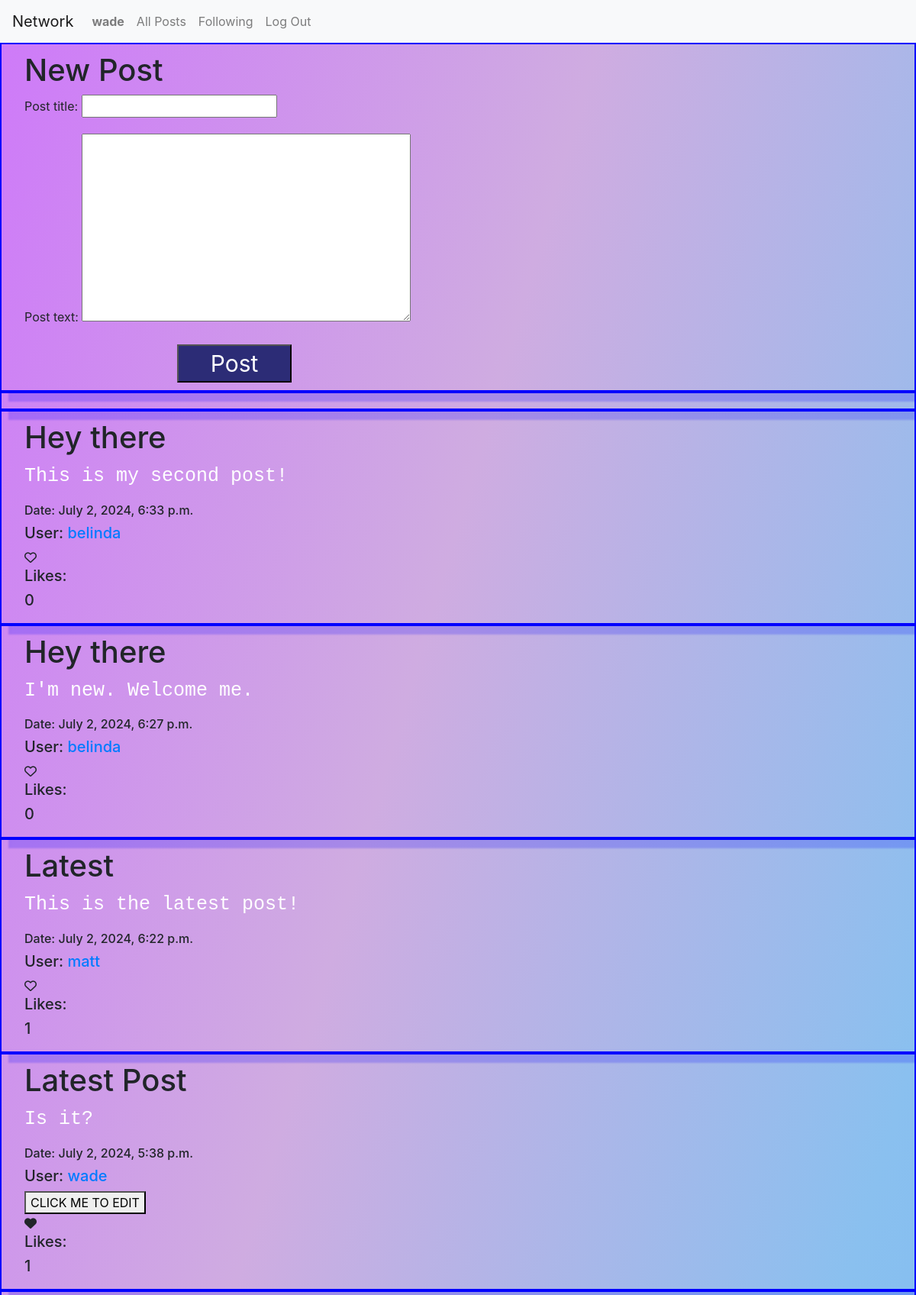
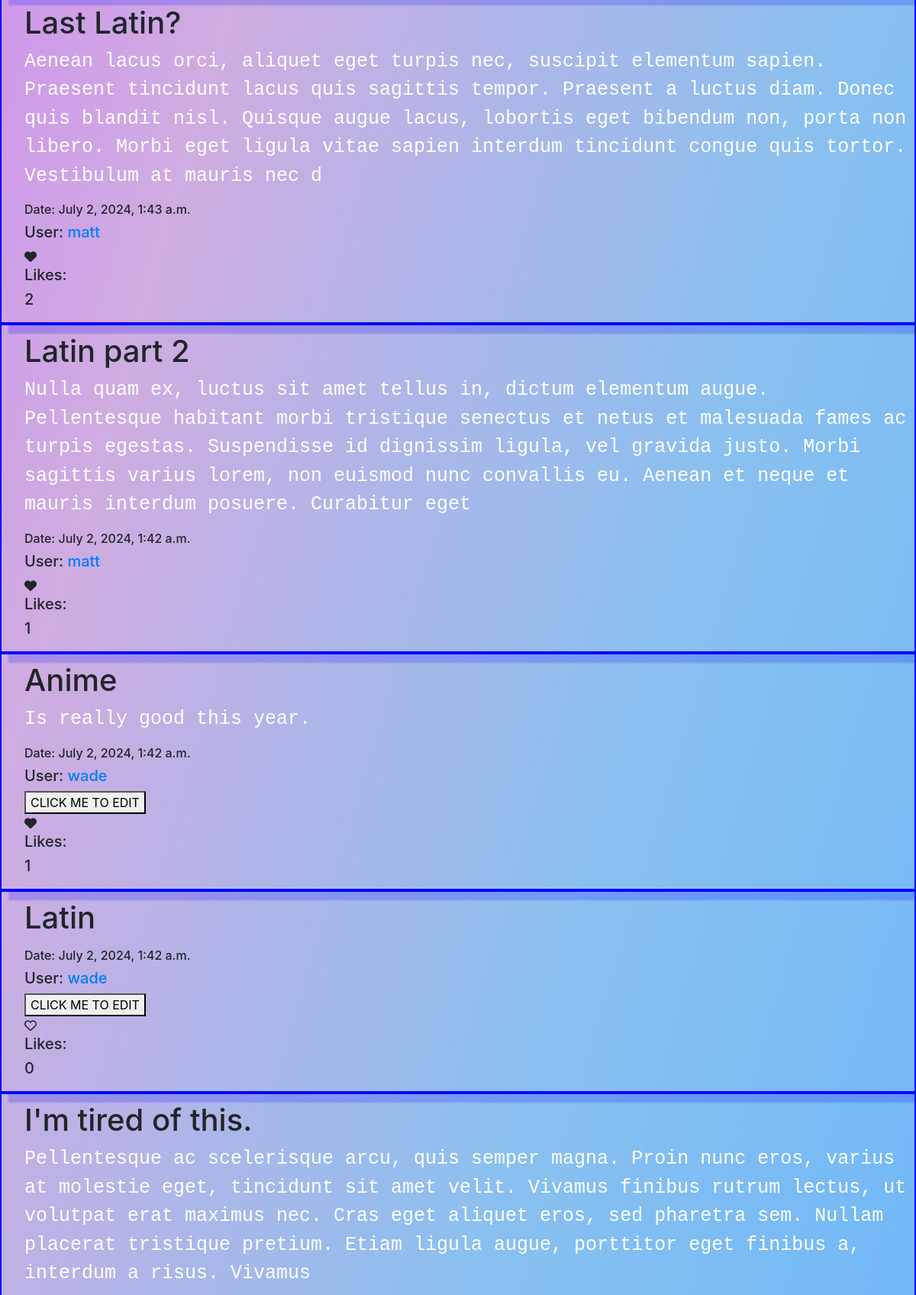
/ (signed in, upper part), run on the app's committed database (2 pictures, top to bottom).
### network/models.py (models this page shows)
class User(AbstractUser):
    pass

class Posts(models.Model):
    post_title=models.CharField(max_length=20) #title
    post_text=models.TextField(max_length=330) #text
    likes=models.ManyToManyField(User,related_name="post_likes", blank=True) #likes, will be many users
    post_date=models.DateTimeField(auto_now_add=True) #date/time
    user=models.ForeignKey(User, related_name="post_author", on_delete=models.CASCADE) #user id foreign key

### network/views.py (the view, shortened to what this page needs)
# urls.py: path("", views.index, name="index"),
@login_required(login_url='login')  #requires user to be logged in to post and view forum
def index(request):
    form1=PostForm()                  #request post form
    posts=Posts.objects.all()        # gets all posts and paginates them when returning a render of the index view
    posts=posts.order_by("-post_date") # order posts by date
    for post in posts:                     # loop through all ordered posts and add a temporary attribute of the number of likes per post
        post.likes_counts=post.likes.count()
        post.likers=[user.id for user in post.likes.all()]
    p=Paginator(posts,10)            # paginating
    page_number=request.GET.get('page')
    page_obj=p.get_page(page_number)
    return render(request, "network/index.html", {'form1':form1, 'page_obj':page_obj})

### network/forms.py
class PostForm(forms.ModelForm):
    class Meta:
        model = Posts
        fields = ['post_title', 'post_text']

### network/templates/network/index.html (shortened to what this page needs)
{% extends "network/layout.html" %}
{% block body %}
<form method="POST" class="wade_form">
    <h1> New Post </h1>
    {{ form1.as_p }}
    <button id="button" type="submit">Post</button>
</form>
<div class="text-area"></div>
{% for page in page_obj %}
<div class="post" data-post-id="{{page.id}}"><h1>{{page.post_title}}</h1>
    <p>{{page.post_text}}</p>
    <h6>Date: {{page.post_date}}</h6>
    <h5>User: <a href="{% url 'profile' page.user.id %}">{{ page.user.username }}</a></h5>
    {% if page.user.id == request.user.id %}
<button  class="edit" data-post_id="{{page.id}}">CLICK ME TO EDIT</button>
{% endif %}
<div class="heartcontainer" data-user="{{request.user.id}}" data-post="{{page.id}}">
    {% if request.user.id in page.likers %}
    <i class="fa-solid fa-heart"></i>
{% else %}
    <i class="fa-regular fa-heart"></i>
{% endif %}
</div>
<h5>Likes:</h5>
<h5 id="likes-count-{{page.id}}">{{page.likes.count}}</h5>
</div class="endLine">
{% endfor %}
{% endblock %}

### network/templates/network/layout.html (shortened to what this page needs)
{% load static %}
<!DOCTYPE html>
<html lang="en">
    <head>
        <link rel="stylesheet" href="https://stackpath.bootstrapcdn.com/bootstrap/4.4.1/css/bootstrap.min.css">
        <link href="{% static 'network/styles.css' %}" rel="stylesheet">
    </head>
    <body>
        <nav class="navbar navbar-expand-lg navbar-light bg-light">
            <a class="navbar-brand" href="#">Network</a>
            <div>
              <ul class="navbar-nav mr-auto">
                {% if user.is_authenticated %}
                    <li class="nav-item">
                        <a class="nav-link" href="#"><strong>{{ user.username }}</strong></a>
                    </li>
                {% endif %}
                <li class="nav-item">
                  <a class="nav-link" href="{% url 'index' %}">All Posts</a>
                </li>
                {% if user.is_authenticated %}
                    <li class="nav-item">
                        <a class="nav-link" href="{% url 'following' user.id %}">Following</a>
                    </li>
                    <li class="nav-item">
                        <a class="nav-link" href="{% url 'logout' %}">Log Out</a>
                    </li>
                {% endif %}
              </ul>
            </div>
          </nav>
        <div class="body">
            {% block body %}
            {% endblock %}
        </div>
    </body>
</html>

### network/static/network/styles.css (style rules this page uses)
.post { align-content: center; align-self: flex-end; box-shadow: 12px 12px 2px 1px rgba(0, 0, 255, .2); border: 2px solid blue; padding-left: 30px; padding-bottom: 10px; padding-top: 10px; }
.post p { font-size: 25px; font-family: 'Courier New', Courier, monospace; color:rgb(255, 255, 255); }
.wade_form { align-content: center; align-self: flex-end; box-shadow: 12px 12px 2px 1px rgba(0, 0, 255, .2); border: 2px solid blue; padding-left: 30px; padding-bottom: 10px; padding-top: 10px; }
#button { float: left; margin-left: 200px; width: 150px; height: 50px; font-size: 30px; background-color: rgb(44, 44, 118); color: white; }
.text-area { align-content: center; align-self: flex-end; box-shadow: 12px 12px 2px 1px rgba(0, 0, 255, .2); border: 2px solid blue; padding-left: 30px; padding-bottom: 10px; padding-top: 10px; }
body { background: linear-gradient(to bottom right, rgb(206, 121, 249), rgb(207, 172, 225), rgb(138, 192, 239), rgb(105, 182, 249)) }

### data on the page
User: username "wade"
Posts: post_title "Hey there", post_text "This is my second post!", post_date "July 2, 2024, 6:33 p.m.", user.username "belinda", likes.count "0"
Posts: post_title "Hey there", post_text "I'm new. Welcome me.", post_date "July 2, 2024, 6:27 p.m.", user.username "belinda", likes.count "0"
Posts: post_title "Latest", post_text "This is the latest post!", post_date "July 2, 2024, 6:22 p.m.", user.username "matt", likes.count "1"
Posts: post_title "Latest Post", post_text "Is it?", post_date "July 2, 2024, 5:38 p.m.", user.username "wade", likes.count "1"
Posts: post_title "Last Latin?", post_text "Aenean lacus orci, aliquet eget turpis nec, suscipit elementum sapien. Praesent tincidunt lacus quis sagittis tempor. Praesent a luctus diam. Donec quis blandit nisl. Quisque augue lacus, lobortis eget bibendum non, porta non libero. Morbi eget ligula vitae sapien interdum tincidunt congue quis tortor. Vestibulum at mauris nec d", post_date "July 2, 2024, 1:43 a.m.", user.username "matt", likes.count "2"
Posts: post_title "Latin part 2", post_text "Nulla quam ex, luctus sit amet tellus in, dictum elementum augue. Pellentesque habitant morbi tristique senectus et netus et malesuada fames ac turpis egestas. Suspendisse id dignissim ligula, vel gravida justo. Morbi sagittis varius lorem, non euismod nunc convallis eu. Aenean et neque et mauris interdum posuere. Curabitur eget", post_date "July 2, 2024, 1:42 a.m.", user.username "matt", likes.count "1"
Posts: post_title "Anime", post_text "Is really good this year.", post_date "July 2, 2024, 1:42 a.m.", user.username "wade", likes.count "1"
Posts: post_title "Latin", post_date "July 2, 2024, 1:42 a.m.", user.username "wade", likes.count "0"
Posts: post_title "I'm tired of this.", post_text "Pellentesque ac scelerisque arcu, quis semper magna. Proin nunc eros, varius at molestie eget, tincidunt sit amet velit. Vivamus finibus rutrum lectus, ut volutpat erat maximus nec. Cras eget aliquet eros, sed pharetra sem. Nullam placerat tristique pretium. Etiam ligula augue, porttitor eget finibus a, interdum a risus. Vivamus"
